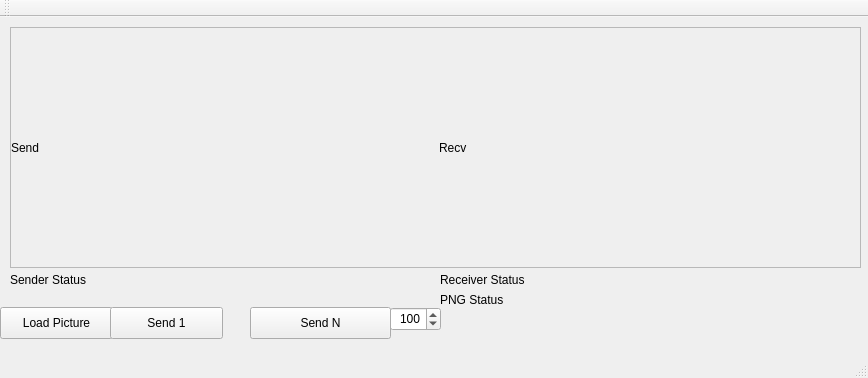
<?xml version="1.0" encoding="UTF-8"?>
<ui version="4.0">
 <class>MainWindow</class>
 <widget class="QMainWindow" name="MainWindow">
  <property name="geometry">
   <rect>
    <x>0</x>
    <y>0</y>
    <width>868</width>
    <height>378</height>
   </rect>
  </property>
  <property name="windowTitle">
   <string>MainWindow</string>
  </property>
  <widget class="QWidget" name="centralWidget">
   <widget class="QPushButton" name="pushButtonLoad">
    <property name="geometry">
     <rect>
      <x>0</x>
      <y>290</y>
      <width>113</width>
      <height>32</height>
     </rect>
    </property>
    <property name="text">
     <string>Load Picture</string>
    </property>
   </widget>
   <widget class="QPushButton" name="pushButtonSend">
    <property name="geometry">
     <rect>
      <x>110</x>
      <y>290</y>
      <width>113</width>
      <height>32</height>
     </rect>
    </property>
    <property name="text">
     <string>Send 1</string>
    </property>
   </widget>
   <widget class="QLabel" name="labelStatusSend">
    <property name="geometry">
     <rect>
      <x>10</x>
      <y>255</y>
      <width>411</width>
      <height>16</height>
     </rect>
    </property>
    <property name="text">
     <string>Sender Status</string>
    </property>
   </widget>
   <widget class="QLabel" name="labelStatusRecv">
    <property name="geometry">
     <rect>
      <x>440</x>
      <y>255</y>
      <width>411</width>
      <height>16</height>
     </rect>
    </property>
    <property name="text">
     <string>Receiver Status</string>
    </property>
   </widget>
   <widget class="QFrame" name="frame">
    <property name="geometry">
     <rect>
      <x>10</x>
      <y>10</y>
      <width>851</width>
      <height>241</height>
     </rect>
    </property>
    <property name="frameShape">
     <enum>QFrame::StyledPanel</enum>
    </property>
    <property name="frameShadow">
     <enum>QFrame::Raised</enum>
    </property>
    <layout class="QHBoxLayout" name="horizontalLayout">
     <property name="leftMargin">
      <number>0</number>
     </property>
     <property name="topMargin">
      <number>0</number>
     </property>
     <property name="rightMargin">
      <number>0</number>
     </property>
     <property name="bottomMargin">
      <number>0</number>
     </property>
     <item>
      <widget class="QLabel" name="labelPixSend">
       <property name="text">
        <string>Send</string>
       </property>
      </widget>
     </item>
     <item>
      <widget class="QLabel" name="labelPixRecv">
       <property name="text">
        <string>Recv</string>
       </property>
      </widget>
     </item>
    </layout>
   </widget>
   <widget class="QSpinBox" name="spinBoxTimer">
    <property name="geometry">
     <rect>
      <x>390</x>
      <y>290</y>
      <width>51</width>
      <height>24</height>
     </rect>
    </property>
    <property name="alignment">
     <set>Qt::AlignRight|Qt::AlignTrailing|Qt::AlignVCenter</set>
    </property>
    <property name="minimum">
     <number>30</number>
    </property>
    <property name="maximum">
     <number>1000</number>
    </property>
    <property name="singleStep">
     <number>10</number>
    </property>
    <property name="value">
     <number>100</number>
    </property>
   </widget>
   <widget class="QPushButton" name="pushButtonSendTimer">
    <property name="geometry">
     <rect>
      <x>250</x>
      <y>290</y>
      <width>141</width>
      <height>32</height>
     </rect>
    </property>
    <property name="text">
     <string>Send N</string>
    </property>
   </widget>
   <widget class="QLabel" name="labelStatusPng">
    <property name="geometry">
     <rect>
      <x>440</x>
      <y>275</y>
      <width>411</width>
      <height>16</height>
     </rect>
    </property>
    <property name="text">
     <string>PNG Status</string>
    </property>
   </widget>
  </widget>
  <widget class="QMenuBar" name="menuBar">
   <property name="geometry">
    <rect>
     <x>0</x>
     <y>0</y>
     <width>868</width>
     <height>22</height>
    </rect>
   </property>
  </widget>
  <widget class="QToolBar" name="mainToolBar">
   <attribute name="toolBarArea">
    <enum>TopToolBarArea</enum>
   </attribute>
   <attribute name="toolBarBreak">
    <bool>false</bool>
   </attribute>
  </widget>
  <widget class="QStatusBar" name="statusBar"/>
 </widget>
 <layoutdefault spacing="6" margin="11"/>
 <resources/>
 <connections/>
</ui>
